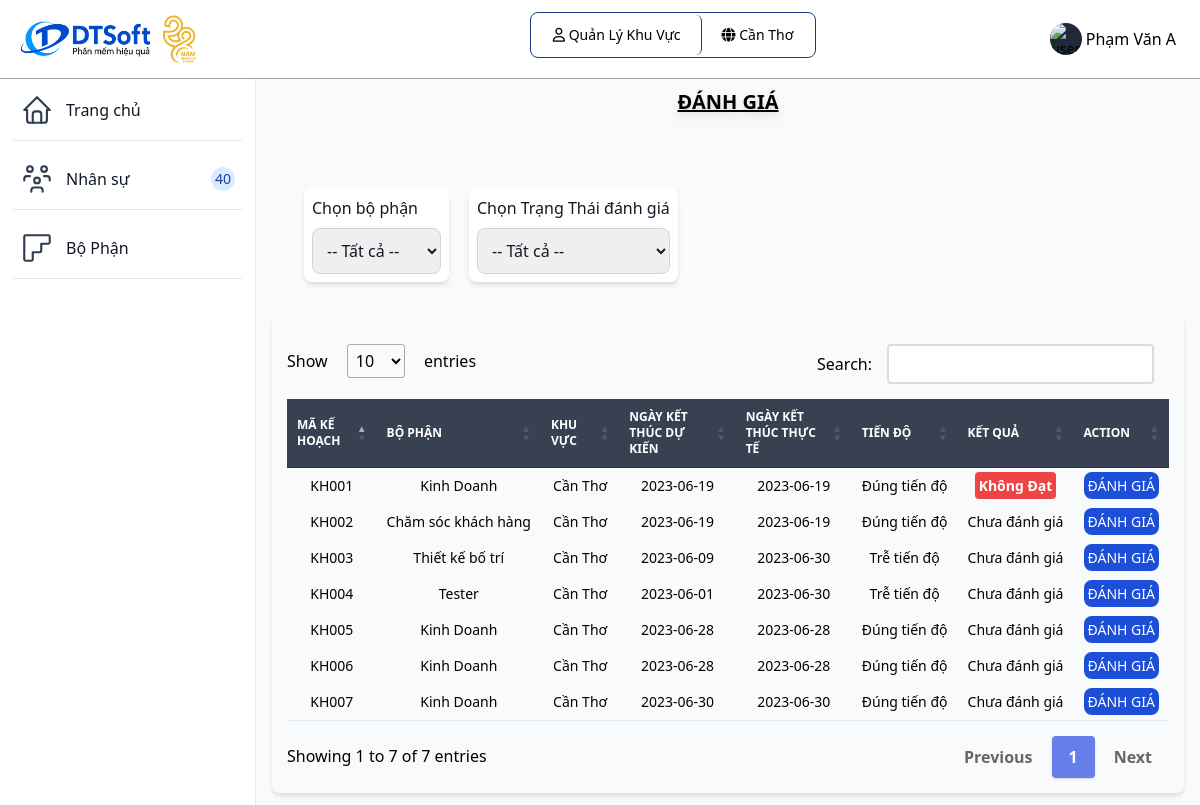
Page /danhgia.php (signed in) on the committed database.
### tables this page shows
CREATE TABLE `vaitro` (
  `id_vaitro` varchar(10) NOT NULL,
  `tenvaitro` varchar(255) NOT NULL,
  `mota` varchar(255) NOT NULL
);

CREATE TABLE `khuvuc` (
  `id_khuvuc` varchar(10) NOT NULL,
  `tenkhuvuc` varchar(255) NOT NULL,
  `diachi` varchar(255) NOT NULL,
  `sdt` int(20) NOT NULL
);

CREATE TABLE `kehoachgiaoviec` (
  `id_kehoachgiaoviec` varchar(10) NOT NULL,
  `id_bophan` varchar(10) NOT NULL,
  `id_khuvuc` varchar(10) NOT NULL,
  `tenkh` varchar(255) NOT NULL,
  `ngaybatdau` date NOT NULL,
  `ngayktdukien` date NOT NULL,
  `ngayktthucte` date NOT NULL,
  `trangthai` varchar(30) NOT NULL
);

CREATE TABLE `bophan` (
  `id_bophan` varchar(10) NOT NULL,
  `id_khuvuc` varchar(10) NOT NULL,
  `tenbophan` varchar(255) NOT NULL,
  `cvchuyenmon` varchar(255) NOT NULL
);

### danhgia.php (the view, shortened to what this page needs)
<?php
include "inc/header.php";
include "db/database.php";
?>
<div class="p-4 sm:ml-64">
    <div class="p-4 mt-14">
        <div class="mb-5 font-bold uppercase text-center underline text-xl drop-shadow-lg">Đánh giá</div>
        <div class="p-4 mt-14 flex grid">
            <div class="flex">
                <?php
                if($id_vt == 'QLKV' || $id_vt == 'QTHT'){
                ?>
                <div class="shadow-md bg-white p-2 rounded-lg">
                <label for="countries" class="block mb-2 text-base font-medium text-gray-900">Chọn bộ phận</label>
                <select id="filter-select1" class="border border-gray-300 text-gray-900 text-base rounded-lg focus:ring-blue-500 focus:border-blue-500 block w-full p-2.5 dark:bg-gray-700 dark:border-gray-600 dark:placeholder-gray-400 dark:text-white dark:focus:ring-blue-500 dark:focus:border-blue-500">
                    <option selected value="">-- Tất cả --</option>
                </select>
                </div>
                <?php
                }
                ?>
                <div class="ml-5 shadow-md bg-white p-2 rounded-lg">
                    <label class="block mb-2 text-base font-medium text-gray-900">Chọn Trạng Thái đánh giá</label>
                    <select id="filter-select3" class="border border-gray-300 text-gray-900 text-base rounded-lg focus:ring-blue-500 focus:border-blue-500 block w-full p-2.5 dark:bg-gray-700 dark:border-gray-600 dark:placeholder-gray-400 dark:text-white dark:focus:ring-blue-500 dark:focus:border-blue-500">
                        <option value="">-- Tất cả --</option>
                    </select>
                </div>
            </div>
        </div>
    </div>
    <div class="mb-4">
        <div class="relative overflow-x-auto shadow-md sm:rounded-lg">
            <table class="w-full text-sm text-gray-500 dark:text-gray-400" id="myTable3">
                <thead class="text-xs text-white uppercase bg-gray-700">
                    <tr>
                        <th class="px-3 py-3">
                            Mã kế hoạch
                        </th>
                        <th class="px-3 py-3">
                            Bộ phận
                        </th>
                        <th class="px-3 py-3">
                            Khu vực
                        </th>
                        <th class="px-3 py-3">
                            Ngày kết thúc dự kiến
                        </th>
                        <th class="px-3 py-3">
                            Ngày kết thúc thực tế
                        </th>
                        <th class="px-3 py-3">
                            Tiến độ
                        </th>
                        <th class="px-3 py-3">
                            Kết quả
                        </th>
                        <th class="px-3 py-3">
                            Action
                        </th>
                    </tr>
                </thead>
                <tbody class="text-black text-center">
                    <?php
                    $id_vt = $_SESSION['id_vaitro'];
                    $id_bp = $_SESSION['id_bophan'];
                    $id_kv = $_SESSION['id_khuvuc'];
                    if ($id_vt == "NS" or $id_vt == "QLBP") {
                        $condition = "id_bophan = '" . $id_bp . "'";
                    } else {
                        $condition = "id_khuvuc = '" . $id_kv . "'";
                    }
                    $sql = "SELECT * FROM kehoachgiaoviec";
                    if (!empty($condition)) {
                        $sql .= " WHERE $condition";
                    }
                    $result = mysqli_query($ketnoi, $sql);
                    while ($row = mysqli_fetch_array($result)) {
                        $id_kehoachgiaoviec = $row["id_kehoachgiaoviec"];
                        $ngayktdukien = $row["ngayktdukien"];
                        $ngayktthucte = $row["ngayktthucte"];
                        $id_bophan = $row["id_bophan"];
                        $id_khuvuc = $row["id_khuvuc"];
                        $trangthai = $row["trangthai"];
                        $sql_bophan = "SELECT `tenbophan`,`id_khuvuc` FROM `bophan` WHERE `id_bophan` = '" . $id_bophan . "'";
                        $result_bophan = mysqli_query($ketnoi, $sql_bophan);
                        $row_bophan = mysqli_fetch_array($result_bophan);
                        $tenbophan = $row_bophan["tenbophan"];
                        $sql_khuvuc = "SELECT `tenkhuvuc` FROM `khuvuc` WHERE `id_khuvuc` = '" . $id_khuvuc . "'";
                        $result_khuvuc = mysqli_query($ketnoi, $sql_khuvuc);
                        $row_khuvuc = mysqli_fetch_array($result_khuvuc);
                        $tenkhuvuc = $row_khuvuc["tenkhuvuc"];
                    ?>
                        <tr class="bg-white border-b dark:border-gray-700 hover:bg-gray-50">
                            <td scope="row" class="px-3 py-4 text-black">
                                <?php echo $id_kehoachgiaoviec ?>
                            </td>
                            <td class="px-3 py-4 font-medium whitespace-nowrap">
                                <?php echo $tenbophan ?>
                            </td>
                            <td class="px-3 py-4 font-medium whitespace-nowrap">
                                <?php echo $tenkhuvuc ?>
                            </td>
                            <td class="px-3 py-4 font-medium whitespace-nowrap">
                                <?php echo $ngayktdukien ?>
                            </td>
                            <td class="px-3 py-4 font-medium whitespace-nowrap">
                                <?php echo $ngayktthucte ?>
                            </td>
                            <td class="px-3 py-4 font-medium whitespace-nowrap">
                               <?php
                                    $date1 = new DateTime($ngayktdukien);
                                    $date2 = new DateTime($ngayktthucte);
                                    $diff = $date1->diff($date2);
                                    if($ngayktthucte!=''){
                                        if ($diff->days > 0) {
                                            echo "Trễ tiến độ";
                                        } elseif ($diff->days < 0) {
                                            echo "Đúng tiến độ";
                                        } else {
                                            echo "Đúng tiến độ";
                                        }
                                    } else echo "--"
                               ?>
                            </td>
                            <td class="px-3 py-4 font-medium whitespace-nowrap text-center">
                                <?php
                                    if ($trangthai=='-- Chọn đánh giá --' or $trangthai=='') {
                                        echo 'Chưa đánh giá';
                                    }
                                    else if ($trangthai == 'Đạt') echo '<span class="bg-green-500 rounded p-1 text-white font-bold">Đạt</span>';
                                    else if ($trangthai == 'Không Đạt') echo '<span class="bg-red-500 rounded p-1 text-white font-bold">Không Đạt</span>';
                                    else echo '<span class="bg-yellow-500 rounded p-1 text-white font-bold">Chưa Đạt</span>';
                                ?>
                            </td>
                            <td class="px-3 py-4 font-medium whitespace-nowrap text-center">
                                <a class="bg-blue-700 p-1 text-white rounded-lg uppercase" href="chitietdanhgia.php?id=<?php echo $id_kehoachgiaoviec ?>">
                                    Đánh giá
                                </a>
                            </td>
                        </tr>
                    <?php } ?>
                </tbody>
            </table>
        </div>
    </div>
</div>
</body>
</html>

### inc/header.php (shortened to what this page needs)
<?php
 include_once('db/connect.php');
 $id_vt = $_SESSION['id_vaitro'];
?>
<!DOCTYPE html>
<html lang="en">
<head>
	<link href="https://unpkg.com/tailwindcss@2.2.19/dist/tailwind.min.css" rel=" stylesheet">
  <link rel="stylesheet" href="https://cdnjs.cloudflare.com/ajax/libs/font-awesome/6.4.0/css/all.min.css">
	<link href="https://cdn.datatables.net/1.10.19/css/jquery.dataTables.min.css" rel="stylesheet">
	<link href="https://cdn.datatables.net/responsive/2.2.3/css/responsive.dataTables.min.css" rel="stylesheet">
  <script src="https://cdn.tailwindcss.com"></script>
</head>
<body class="g-sidenav-show bg-slate-50" id="draggable">
  <nav class="fixed top-0 z-50 w-full bg-white border-b border-gray-400 dark:border-gray-100 text-black">
        <div class="px-3 py-3 lg:px-5 lg:pl-3">
          <div class="flex items-center justify-between">
            <div class="flex items-center justify-start">
              <a href="index.php" class="flex ml-2 md:mr-24">
                <img src="assets/img/logo.jpg" class="h-12 mr-3" alt="FlowBite Logo" />
              </a>
            </div>
	    <div class="divToHide flex items-center justify-start relative inline-flex items-center p-0.5 mb-2 mr-2 text-sm font-medium rounded-lg border border-blue-900">
              <span class="relative px-5 py-2.5 bg-white rounded-md border-r border-blue-900">
                <i class="fa-regular fa-user"></i>
                  <?php
                    $sql = "SELECT tenvaitro from vaitro where id_vaitro = '" . $_SESSION['id_vaitro'] ."'";
                    $result = mysqli_query($connect, $sql);
                    $row = mysqli_fetch_array($result);
                    echo $row['tenvaitro'];
                  ?>
              </span>
              <?php
              if ($_SESSION['id_vaitro'] != 'QTHT'){
              ?>
              <span class="relative px-5 py-2.5 bg-white rounded-md">
                  <i class="fa-solid fa-globe"></i>
                  <?php
                    $sql = "SELECT tenkhuvuc from khuvuc where id_khuvuc = '" . $_SESSION['id_khuvuc'] ."'";
                    $result = mysqli_query($connect, $sql);
                    $row = mysqli_fetch_array($result);
                    echo $row['tenkhuvuc'];
                  ?>
              </span>
              <?php
              }
              ?>
            </div>
            <div class="flex items-center divToHide">
                <div class="flex items-center ml-3">
                  <div class="flex">
                    <button type="button" class="flex text-sm bg-gray-800 rounded-full focus:ring-4 focus:ring-gray-300 dark:focus:ring-gray-600" aria-expanded="false" data-dropdown-toggle="dropdown-user">
                      <img class="w-8 h-8 rounded-full" src="https://flowbite.com/docs/images/people/profile-picture-5.jpg" alt="user photo">
                    </button>
                    <span class="text-black p-1 cursor-pointer" data-dropdown-toggle="dropdown-user"><?php echo $_SESSION['tennguoidung']; ?></span>
                  </div>
                </div>
              </div>
          </div>
        </div>
      </nav>
      <aside id="logo-sidebar" class="fixed top-0 left-0 z-40 w-64 h-screen pt-20 transition-transform -translate-x-full bg-white border-r border-gray-200 sm:translate-x-0 dark:border-gray-100
      h-96 overflow-y-scroll scrollbar-thick scrollbar-thumb-blue-500 scrollbar-track-blue-100
      " aria-label="Sidebar">
         <div class="h-full px-3 pb-4 overflow-y-auto bg-white">
            <ul class="space-y-2 font-medium">
               <li class="border-b rounded">
                  <a href="index.php" class="flex items-center p-2 text-gray-900 rounded-lg dark:text-black hover:bg-gray-100 dark:hover:bg-gray-200">
                     <span class="ml-3">Trang chủ</span>
                  </a>
               </li>
               <?php if($_SESSION['id_vaitro'] == 'QLKV' || $_SESSION['id_vaitro'] == 'QLBP') { ?>
               <li class="border-b rounded">
                  <a href="nhanvien.php" class="flex items-center p-2 text-gray-900 rounded-lg dark:text-black hover:bg-gray-100 dark:hover:bg-gray-200">
                     <span class="flex-1 ml-3 whitespace-nowrap">Nhân sự</span>
                     <span class="inline-flex items-center justify-center w-3 h-3 p-3 ml-3 text-sm font-medium text-blue-800 bg-blue-100 rounded-full dark:bg-blue-700 dark:text-white">40</span>
                  </a>
               </li>
                <?php } ?>
              <?php if($_SESSION['id_vaitro'] == 'QLKV') { ?>
               <li class="border-b rounded">
                  <a href="bophan.php" class="flex items-center p-2 text-gray-900 rounded-lg dark:text-black hover:bg-gray-100 dark:hover:bg-gray-200">
                    <span class="flex-1 ml-3 whitespace-nowrap">Bộ Phận</span>
                  </a>
               </li>
               <?php } ?>
            </ul>
         </div>
      </aside>

### inc/header.php (style rules this page uses)
table.dataTable.no-footer { border-bottom: 1px solid #e2e8f0; margin-top: 0.75em; margin-bottom: 0.75em; }

### rows in the picture
vaitro: tenvaitro "Quản Lý Khu Vực"
khuvuc: tenkhuvuc "Cần Thơ"
kehoachgiaoviec: id_kehoachgiaoviec "KH001", id_bophan.tenbophan "Kinh Doanh", id_khuvuc.tenkhuvuc "Cần Thơ", ngayktdukien "2023-06-19", ngayktthucte "2023-06-19", shows "Đúng tiến độ", trangthai "Không Đạt"
kehoachgiaoviec: id_kehoachgiaoviec "KH002", id_bophan.tenbophan "Chăm sóc khách hàng", id_khuvuc.tenkhuvuc "Cần Thơ", ngayktdukien "2023-06-19", ngayktthucte "2023-06-19", shows "Đúng tiến độ", trangthai "Chưa đánh giá"
kehoachgiaoviec: id_kehoachgiaoviec "KH003", id_bophan.tenbophan "Thiết kế bố trí", id_khuvuc.tenkhuvuc "Cần Thơ", ngayktdukien "2023-06-09", ngayktthucte "2023-06-30", shows "Trễ tiến độ", trangthai "Chưa đánh giá"
kehoachgiaoviec: id_kehoachgiaoviec "KH004", id_bophan.tenbophan "Tester", id_khuvuc.tenkhuvuc "Cần Thơ", ngayktdukien "2023-06-01", ngayktthucte "2023-06-30", shows "Trễ tiến độ", trangthai "Chưa đánh giá"
kehoachgiaoviec: id_kehoachgiaoviec "KH005", id_bophan.tenbophan "Kinh Doanh", id_khuvuc.tenkhuvuc "Cần Thơ", ngayktdukien "2023-06-28", ngayktthucte "2023-06-28", shows "Đúng tiến độ", trangthai "Chưa đánh giá"
kehoachgiaoviec: id_kehoachgiaoviec "KH006", id_bophan.tenbophan "Kinh Doanh", id_khuvuc.tenkhuvuc "Cần Thơ", ngayktdukien "2023-06-28", ngayktthucte "2023-06-28", shows "Đúng tiến độ", trangthai "Chưa đánh giá"
kehoachgiaoviec: id_kehoachgiaoviec "KH007", id_bophan.tenbophan "Kinh Doanh", id_khuvuc.tenkhuvuc "Cần Thơ", ngayktdukien "2023-06-30", ngayktthucte "2023-06-30", shows "Đúng tiến độ", trangthai "Chưa đánh giá"

### other values in the picture
$_SESSION['tennguoidung'] "Phạm Văn A"
